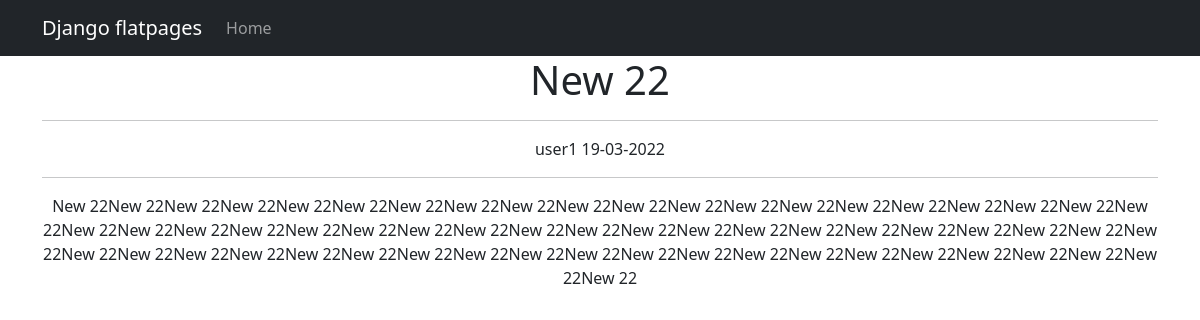
Page /news/20 on the committed database.
### News_Portal/models.py (models this page shows, shortened)
class Post(models.Model):
    title = models.CharField(max_length=255)
    text = models.TextField()
    rating = models.SmallIntegerField(default=0)
    NEWS = 'NW'
    ARTICLE = 'AR'
    CAT_CHOICES = (
        (NEWS, 'Новость'),
        (ARTICLE, 'Статья'),
    )
    type = models.CharField(max_length=2, choices=CAT_CHOICES, default=ARTICLE)
    date = models.DateTimeField(auto_now_add=True)
    author = models.ForeignKey(Author, on_delete=models.CASCADE)
    category = models.ManyToManyField(Category, through='PostCategory')

class Author(models.Model):
    user = models.OneToOneField(User, on_delete=models.CASCADE)
    rating = models.SmallIntegerField(default=0)

### News_Portal/views.py (the view)
# urls.py: path('<int:pk>', PostDetail.as_view(), name='new_detail'),  # pk — это первичный ключ товара, который будет выводиться у нас в шаблон
class PostDetail(DetailView):
    template_name = 'new_detail.html'  # название шаблона будет product.html
    context_object_name = 'new'  # название объекта. в нём будет
    queryset = Post.objects.all()

### templates/new_detail.html (shortened to what this page needs)
{% extends 'flatpages/default.html' %}
{% block content %}
<h1> {{ new.title }} </h1>
<hr>
<tr>
        <td>
            {{ new.author.user }}
        </td>
        <td>
            {{ new.date|date:'d-m-Y' }}
        </td>
</tr>
<hr>
{{ new.text }}
{% endblock content %}

### rows in the picture
Post: title "New 22", author.user "user1", date "19-03-2022", text "New 22New 22New 22New 22New 22New 22New 22New 22New 22New 22New 22New 22New 22New 22New 22New 22New 22New 22New 22New 22New 22New 22New 22New 22New 22New 22New 22New 22New 22New 22New 22New 22New 22New 22New 22New 22New 22New 22New 22New 22New 22New 22New 22New 22New 22New 22New 22New 22New 22New 22New 22New 22New 22New 22New 22New 22New 22New 22New 22New 22New 22"
